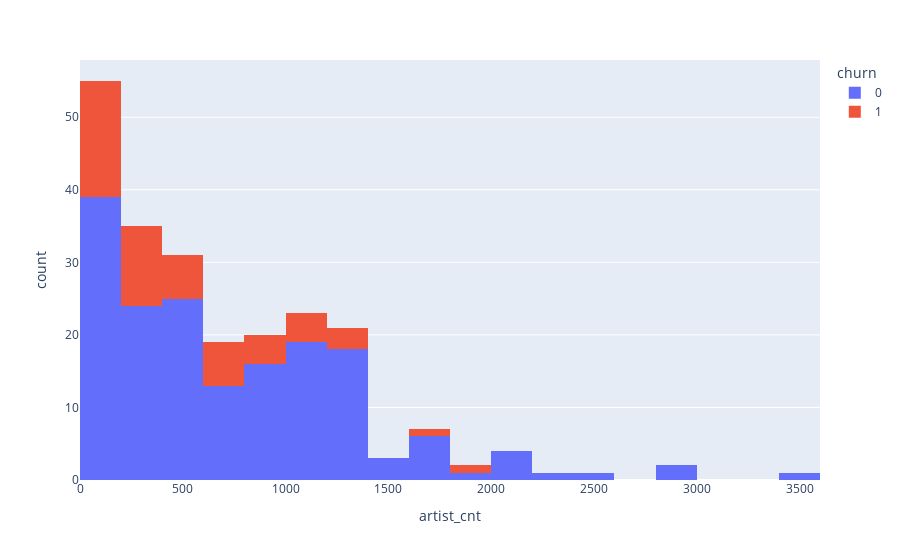

Notebook code for this chart:
### Code cell
fig = px.histogram(pdf, x="artist_cnt", color="churn")
fig.show()

### Figure 1 — Plotly figure (JSON) as saved in the notebook; plotly's stock layout.template omitted (floating-point values rounded to 4 significant figures; data arrays with more than 128 entries replaced by an {"elided": "..."} marker saying what was removed)
{"data": [{"alignmentgroup": "True", "bingroup": "x", "hovertemplate": "churn=0<br>artist_cnt=%{x}<br>count=%{y}<extra></extra>", "legendgroup": "0", "marker": {"color": "#636efa"}, "name": "0", "offsetgroup": "0", "orientation": "v", "showlegend": true, "type": "histogram", "x": {"elided": "173 int values"}, "xaxis": "x", "yaxis": "y"}, {"alignmentgroup": "True", "bingroup": "x", "hovertemplate": "churn=1<br>artist_cnt=%{x}<br>count=%{y}<extra></extra>", "legendgroup": "1", "marker": {"color": "#EF553B"}, "name": "1", "offsetgroup": "1", "orientation": "v", "showlegend": true, "type": "histogram", "x": [8, 1385, 1744, 233, 1241, 207, 1804, 334, 622, 197, 1075, 555, 410, 107, 26, 374, 1062, 149, 741, 357, 1201, 442, 627, 368, 50, 834, 22, 1198, 41, 416, 1159, 11, 61, 397, 317, 188, 861, 653, 98, 76, 110, 624, 531, 350, 826, 51, 587, 697, 233, 279, 908, 125], "xaxis": "x", "yaxis": "y"}], "layout": {"barmode": "relative", "legend": {"title": {"text": "churn"}, "tracegroupgap": 0}, "margin": {"t": 60}, "xaxis": {"anchor": "y", "domain": [0, 1], "title": {"text": "artist_cnt"}}, "yaxis": {"anchor": "x", "domain": [0, 1], "title": {"text": "count"}}}}
